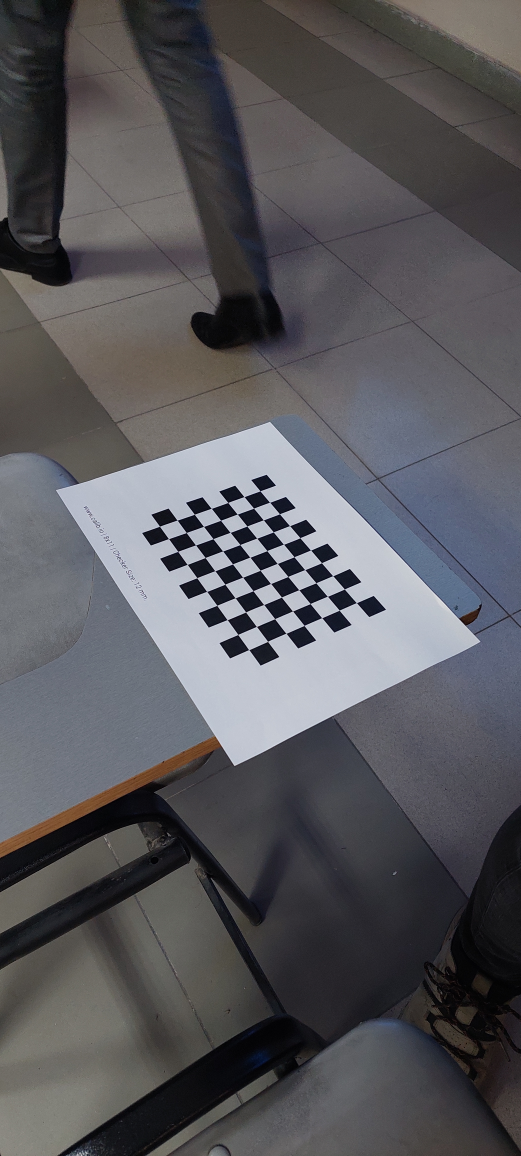
#> input picture imgs/20240310_162939.jpg, 2084 x 4624 px (shown at 1/4 size); its folder holds only this picture in this run
$ python main.py
#> lines starting #> are read from the running program, lines starting #| are printed output that depends on the picture; long printed decimals are rounded
import numpy as np
import cv2 as cv
import glob

# termination criteria
criteria = (cv.TERM_CRITERIA_EPS + cv.TERM_CRITERIA_MAX_ITER, 30, 0.001)

# prepare object points, like (0,0,0), (1,0,0), (2,0,0) ....,(6,9,0)
objp = np.zeros((7 * 10, 3), np.float32)
objp[:, :2] = np.mgrid[0:10, 0:7].T.reshape(-1, 2)

# Arrays to store object points and image points from all the images.
objpoints = []  # 3d point in real world space
imgpoints = []  # 2d points in image plane.

images = glob.glob('imgs/*.jpg')

for fname in images:
    img = cv.imread(fname)
#> img is the input picture: shape (4624, 2084, 3); mean B, G, R 91.6, 87.6, 88.3
    gray = cv.cvtColor(img, cv.COLOR_BGR2GRAY)
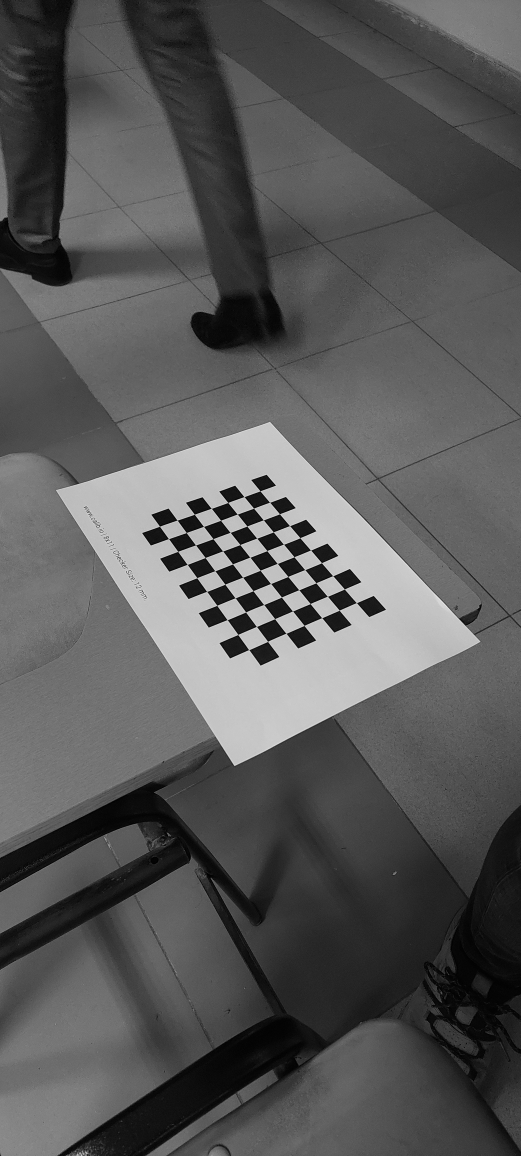
#> gray: shape (4624, 2084) (shown at 1/4 size); min 0, max 244, mean 88.3

    # Find the chess board corners
    ret, corners = cv.findChessboardCorners(gray, (10, 7), None)
#> ret = True; corners = 70 rows, first 8: [1041.2, 1964.8], [1079.5, 2010.2], [1119.4, 2056.8], [1159.5, 2103.9], [1201.2, 2152.3], [1243.5, 2201.7], [1287.5, 2252.1], [1332.5, 2304.5]

    # If found, add object points, image points (after refining them)
    if ret == True:
        objpoints.append(objp)

        corners2 = cv.cornerSubPix(gray, corners, (11, 11), (-1, -1), criteria)
#> corners2 = 70 rows, first 8: [1041.3, 1964.8], [1080, 2010.4], [1119.4, 2056.7], [1159.8, 2104.1], [1201.2, 2152.4], [1243.8, 2201.7], [1287.5, 2252.4], [1332.5, 2304.4]
        imgpoints.append(corners2)

        # Draw and display the corners
        cv.drawChessboardCorners(img, (10, 7), corners2, ret)
        img = cv.resize(img, (500, 800))
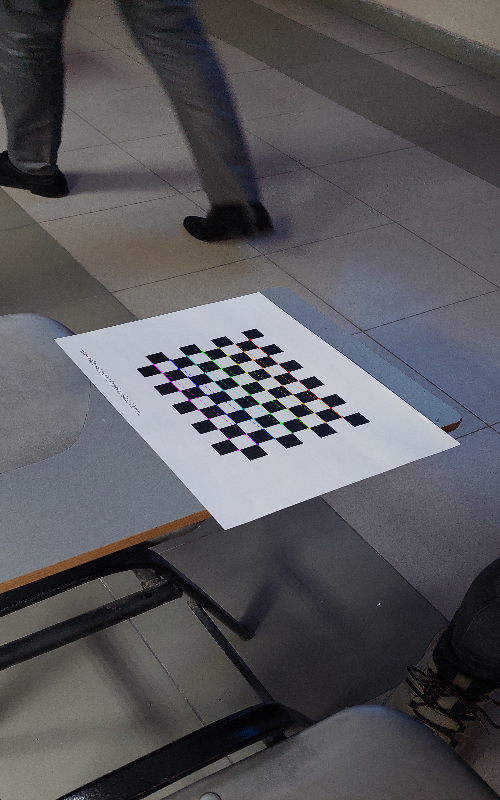
#> img: shape (800, 500, 3); mean B, G, R 91.4, 87.5, 88.2
        cv.imshow('img', img)
        cv.waitKey(500)

cv.destroyAllWindows()

ret, mtx, dist, rvecs, tvecs = cv.calibrateCamera(objpoints, imgpoints, gray.shape[::-1], None, None)
#> ret = 0.272; mtx = [[2885.6, 0, 974.9], [0, 2680, 2312.6], [0, 0, 1]]; dist = [[-0.391, 51.69, -0.0228, -0.0071, -1118.5]]; rvecs = ([-0.624, 0.29, 1.02],); tvecs = ([0.903, -5.02, 39.17],)
print("F:")
print(mtx)
#| [[2.88558134e+03 0.00000000e+00 9.74859199e+02]
#|  [0.00000000e+00 2.67996928e+03 2.31262978e+03]
#|  [0.00000000e+00 0.00000000e+00 1.00000000e+00]]
print("Distortion:")
print(dist)
#| [[-3.90812451e-01  5.16852971e+01 -2.28462385e-02 -7.10033099e-03
#|   -1.11848698e+03]]
print("R:")
print(rvecs)
#| (array([[-0.6242],
#|        [ 0.2901  ],
#|        [ 1.023]]),)
print("T:")
print(tvecs)
#| (array([[ 0.9029],
#|        [-5.024],
#|        [39.172]]),)

# Evaluating the result parameters
mean_error = 0
for i in range(len(objpoints)):
    imgpoints2, _ = cv.projectPoints(objpoints[i], rvecs[i], tvecs[i], mtx, dist)
    error = cv.norm(imgpoints[i], imgpoints2, cv.NORM_L2) / len(imgpoints2)
    mean_error += error
#> this loop made 1 pass
#> (error, mean_error) on pass 1: (0.0325, 0.0325)
#> after the loop, mean_error = 0.0325

print("total error: ", mean_error / len(objpoints))
#| total error:  0.03253

$ run again, on imgs/20240310_163029.jpg
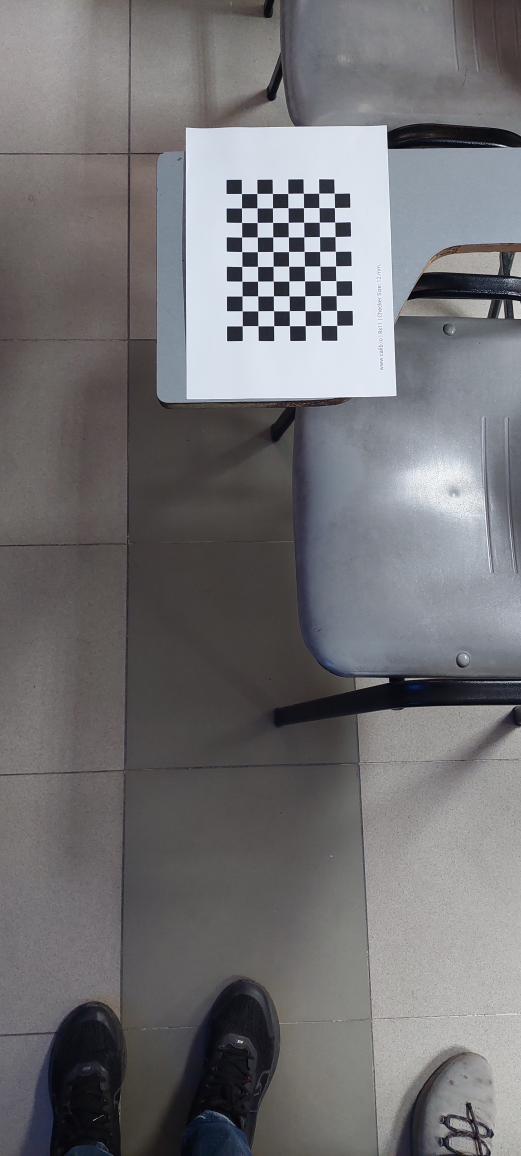
#> input picture imgs/20240310_163029.jpg, 2084 x 4624 px (shown at 1/4 size)
#> img is the input picture: shape (4624, 2084, 3); mean B, G, R 115.8, 113.4, 114.3
#> `ret, corners = cv.findChessboardCorners(gray, (10, 7), None)`: ret = True; corners = 70 rows, first 8: [970.5, 1304.5], [969.6, 1244.4], [969.7, 1185.4], [969, 1125.9], [969, 1067], [968.4, 1007.9], [968.1, 949.6], [967.5, 891]
#> corners2 = 70 rows, first 8: [970.3, 1304.5], [969.9, 1244.8], [969.7, 1185.2], [969.1, 1126], [968.9, 1067], [968.5, 1007.9], [968.1, 949.6], [967.7, 891.1]
#> `img = cv.resize(img, (500, 800))`:
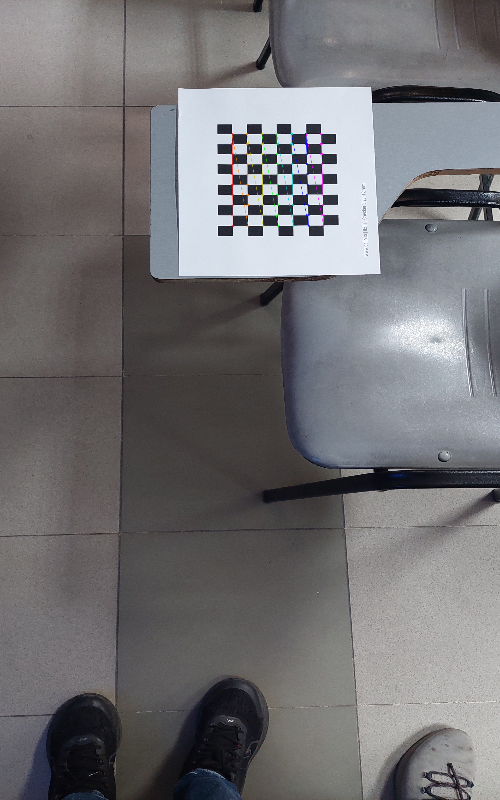
#> img: shape (800, 500, 3); mean B, G, R 115.6, 113.3, 114.2
#> `ret, mtx, dist, rvecs, tvecs = cv.calibrateCamera(objpoints, imgpoints..`: ret = 0.189; mtx = [[10462, 0, 1040.8], [0, 11318.5, 2323.3], [0, 0, 1]]; dist = [[0.656, -27.75, -0.0384, 0.00752, 342.7]]; rvecs = ([-0.339, -0.361, -1.55],); tvecs = ([-1.13, -14.9, 167.9],)
#| [[1.04620016e+04 0.00000000e+00 1.04078730e+03]
#|  [0.00000000e+00 1.13185275e+04 2.32332054e+03]
#|  [0.00000000e+00 0.00000000e+00 1.00000000e+00]]
#| [[ 6.55954385e-01 -2.77460110e+01 -3.84056101e-02  7.52089558e-03
#|    3.42709583e+02]]
#| (array([[-0.3387],
#|        [-0.3612],
#|        [-1.549]]),)
#| (array([[ -1.128],
#|        [-14.901],
#|        [167.855]]),)
#> the loop `for i in range(len(objpoints)):` made 1 pass
#> (error, mean_error) on pass 1: (0.0226, 0.0226)
#> after the loop `for i in range(len(objpoints)):`: mean_error = 0.0226
#| total error:  0.02259

$ run again, on imgs/20240310_162955.jpg
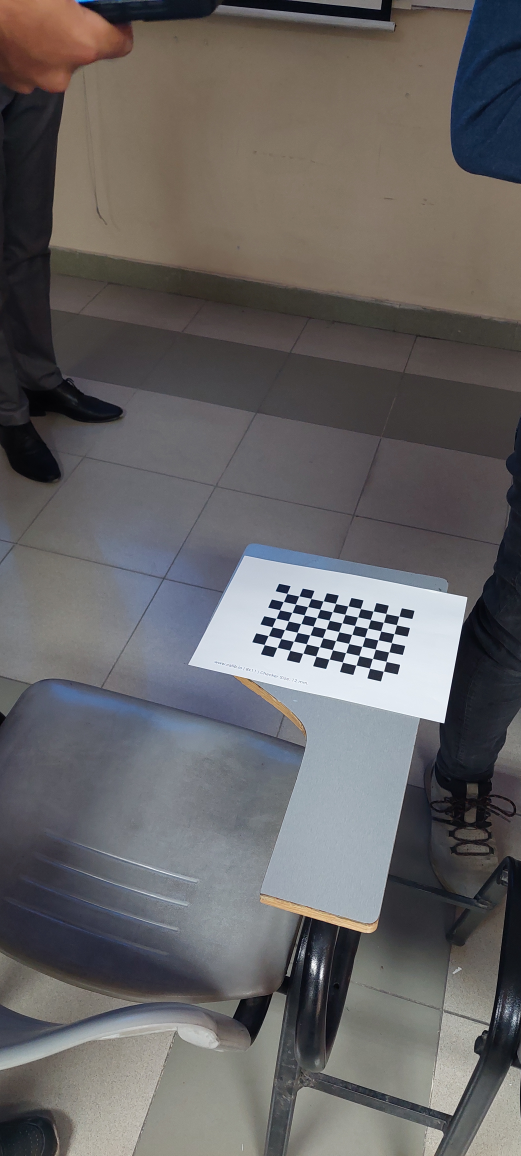
#> input picture imgs/20240310_162955.jpg, 2084 x 4624 px (shown at 1/4 size)
#> img is the input picture: shape (4624, 2084, 3); mean B, G, R 99.9, 99.7, 101.9
#> `gray = cv.cvtColor(img, cv.COLOR_BGR2GRAY)`:
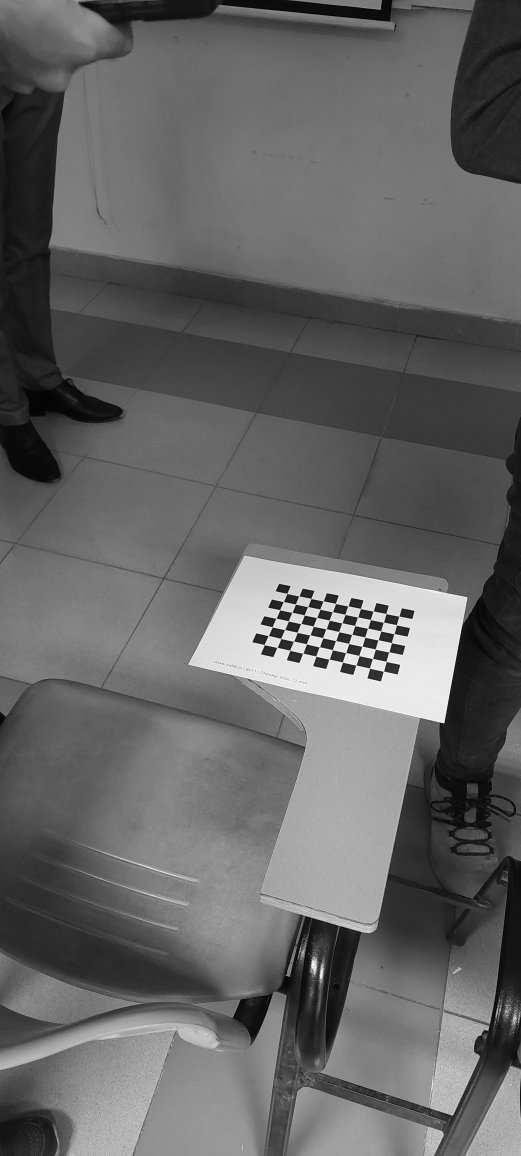
#> gray: shape (4624, 2084) (shown at 1/4 size); min 0, max 255, mean 100.4
#> `ret, corners = cv.findChessboardCorners(gray, (10, 7), None)`: ret = True; corners = 70 rows, first 8: [1148.7, 2374.5], [1196.3, 2385.6], [1245.4, 2395.2], [1293.8, 2405.5], [1343.4, 2415.3], [1392.7, 2425.4], [1443.4, 2435.8], [1493.7, 2445.7]
#> corners2 = 70 rows, first 8: [1148.9, 2375.3], [1196.8, 2385.3], [1245.2, 2395.2], [1294, 2405.2], [1343.2, 2415.3], [1393.1, 2425.3], [1443.2, 2435.5], [1494, 2445.7]
#> `img = cv.resize(img, (500, 800))`:
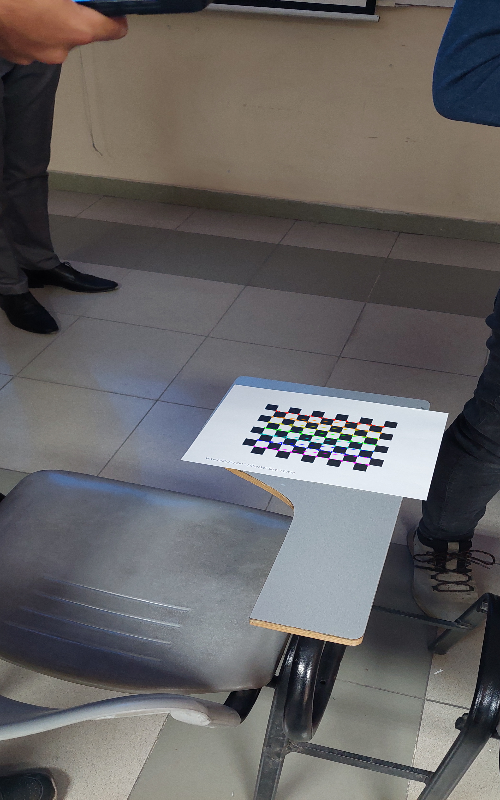
#> img: shape (800, 500, 3); mean B, G, R 99.7, 99.5, 101.7
#> `ret, mtx, dist, rvecs, tvecs = cv.calibrateCamera(objpoints, imgpoints..`: ret = 0.194; mtx = [[1926.5, 0, 1022.6], [0, 1465.4, 2372.8], [0, 0, 1]]; dist = [[0.0213, 0.901, -0.0197, -0.0062, -4.76]]; rvecs = ([-0.485, 0.103, 0.303],); tvecs = ([2.53, 0.0754, 38.62],)
#| [[1.92648944e+03 0.00000000e+00 1.02259330e+03]
#|  [0.00000000e+00 1.46535460e+03 2.37276468e+03]
#|  [0.00000000e+00 0.00000000e+00 1.00000000e+00]]
#| [[ 0.02133  0.9013 -0.01971 -0.006204 -4.763]]
#| (array([[-0.4846],
#|        [ 0.1027],
#|        [ 0.3027]]),)
#| (array([[ 2.535],
#|        [ 0.07542],
#|        [38.620]]),)
#> the loop `for i in range(len(objpoints)):` made 1 pass
#> (error, mean_error) on pass 1: (0.0232, 0.0232)
#> after the loop `for i in range(len(objpoints)):`: mean_error = 0.0232
#| total error:  0.02322

$ run again, on imgs/20240310_163002.jpg
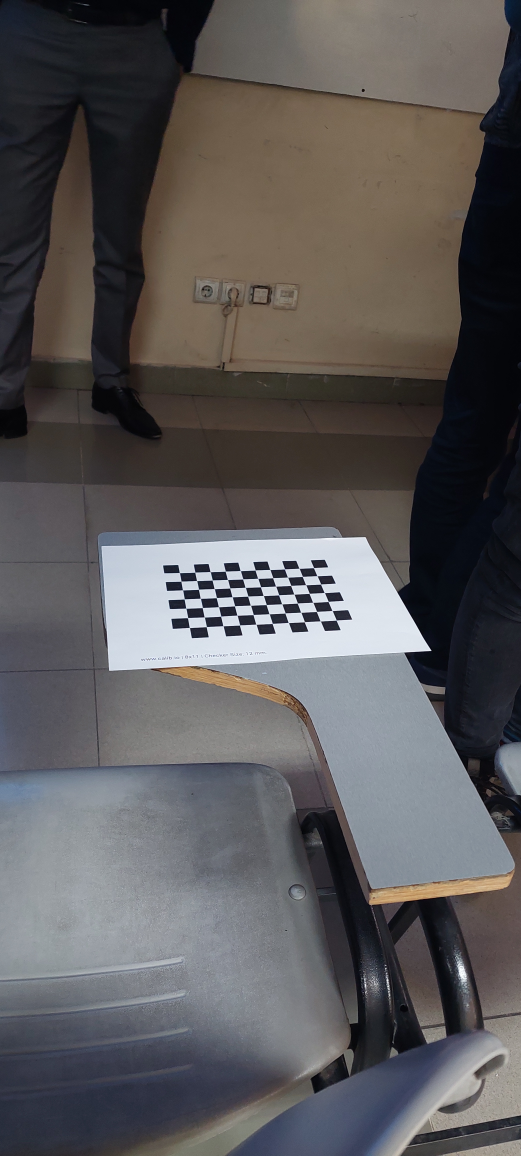
#> input picture imgs/20240310_163002.jpg, 2084 x 4624 px (shown at 1/4 size)
#> img is the input picture: shape (4624, 2084, 3); mean B, G, R 89.6, 88.8, 91.1
#> `gray = cv.cvtColor(img, cv.COLOR_BGR2GRAY)`:
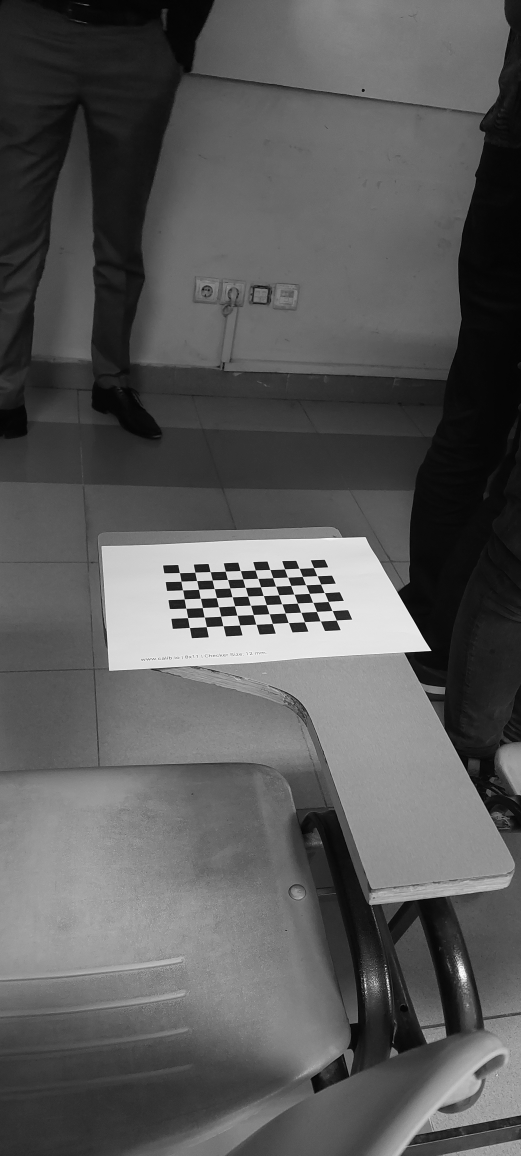
#> gray: shape (4624, 2084) (shown at 1/4 size); min 0, max 255, mean 89.6
#> `ret, corners = cv.findChessboardCorners(gray, (10, 7), None)`: ret = True; corners = 70 rows, first 8: [718.9, 2291.9], [780.4, 2290.6], [842, 2288], [902.3, 2286.3], [962.2, 2283.5], [1021.9, 2281.7], [1080.9, 2279.3], [1139.5, 2277]
#> corners2 = 70 rows, first 8: [718.8, 2291.9], [780.8, 2290.1], [841.9, 2287.9], [902.4, 2286], [962.5, 2283.8], [1021.9, 2281.5], [1080.8, 2279.4], [1139.4, 2277]
#> `img = cv.resize(img, (500, 800))`:
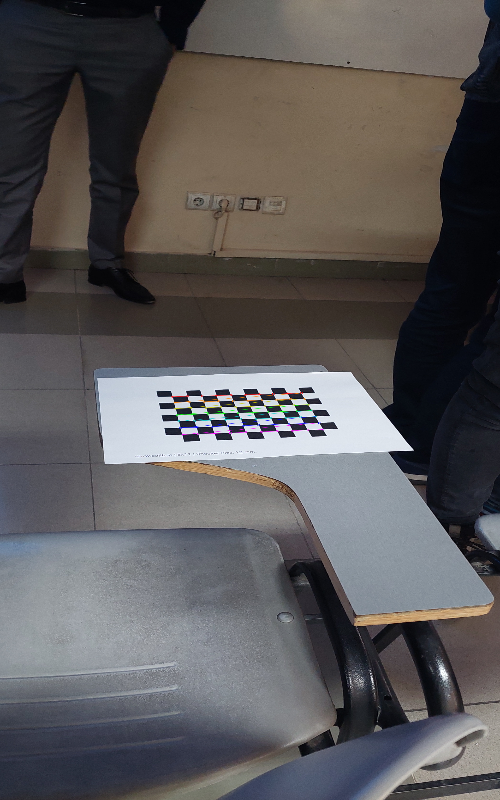
#> img: shape (800, 500, 3); mean B, G, R 89.5, 88.6, 90.9
#> `ret, mtx, dist, rvecs, tvecs = cv.calibrateCamera(objpoints, imgpoints..`: ret = 0.289; mtx = [[3119, 0, 1038.1], [0, 2950.9, 2313], [0, 0, 1]]; dist = [[0.285, 25.28, -0.0342, -0.00313, -1146.4]]; rvecs = ([-0.948, -0.154, -0.128],); tvecs = ([-5.18, -0.342, 50.86],)
#| [[3.11901471e+03 0.00000000e+00 1.03809983e+03]
#|  [0.00000000e+00 2.95094002e+03 2.31303172e+03]
#|  [0.00000000e+00 0.00000000e+00 1.00000000e+00]]
#| [[ 2.85313451e-01  2.52760138e+01 -3.42161158e-02 -3.13181855e-03
#|   -1.14639203e+03]]
#| (array([[-0.9477],
#|        [-0.1536],
#|        [-0.128]]),)
#| (array([[-5.176],
#|        [-0.3424],
#|        [50.860]]),)
#> the loop `for i in range(len(objpoints)):` made 1 pass
#> (error, mean_error) on pass 1: (0.0345, 0.0345)
#> after the loop `for i in range(len(objpoints)):`: mean_error = 0.0345
#| total error:  0.03451
